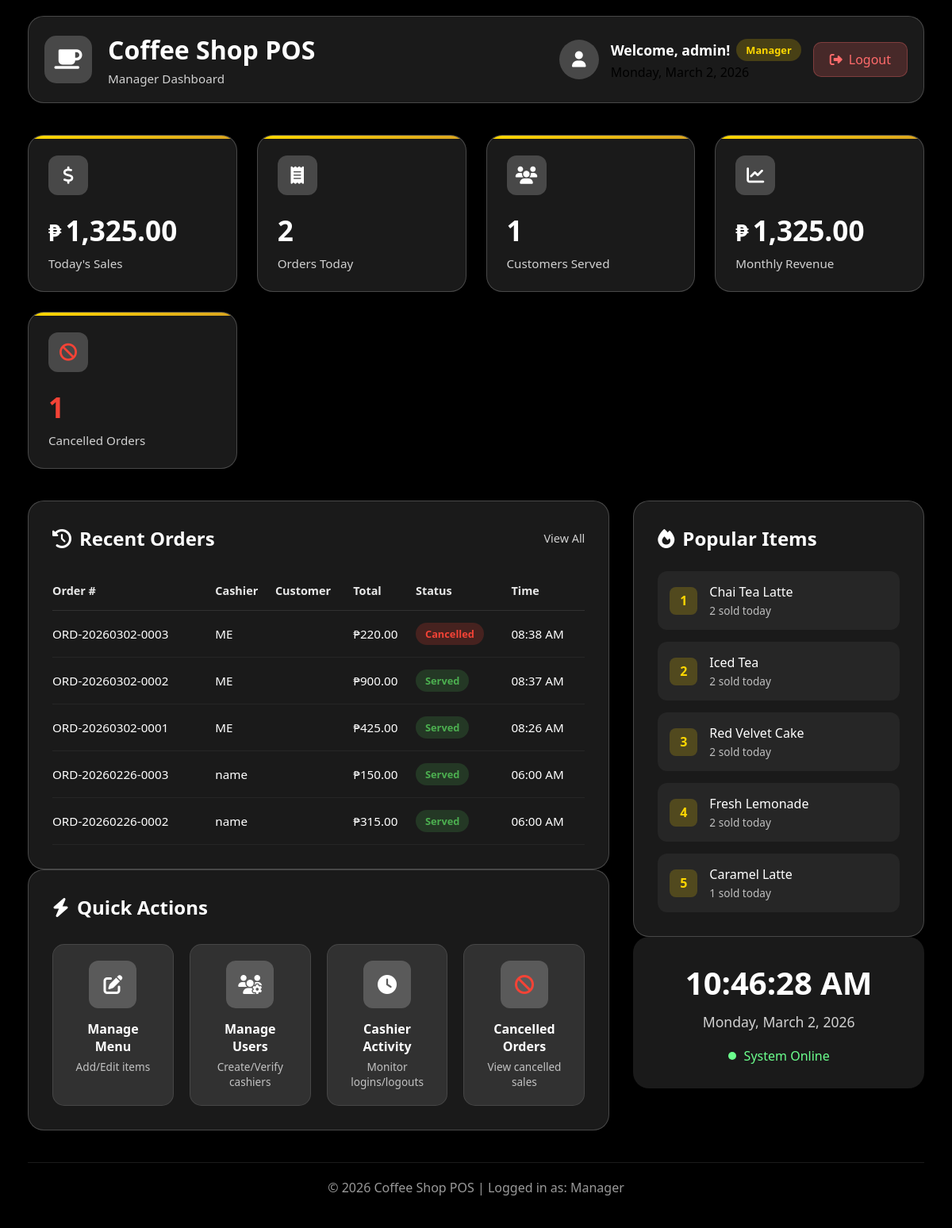
/dashboard.php (signed in), run on the app's committed database.
### tables this page shows
CREATE TABLE `orders` (
  `id` int(11) NOT NULL,
  `order_number` varchar(20) NOT NULL,
  `cashier_id` int(11) NOT NULL,
  `customer_name` varchar(100) DEFAULT NULL,
  `total_amount` decimal(10,2) NOT NULL,
  `payment_method` enum('cash','card','online','gcash','maya') DEFAULT 'cash',
  `payment_status` enum('paid','unpaid','refunded') DEFAULT 'paid',
  `order_status` enum('pending','preparing','served','cancelled') DEFAULT 'pending',
  `cancellation_requested` tinyint(1) DEFAULT 0,
  `cancellation_requested_by` int(11) DEFAULT NULL,
  `cancellation_requested_at` timestamp NULL DEFAULT NULL,
  `cancellation_reason` text DEFAULT NULL,
  `cancelled_by` int(11) DEFAULT NULL,
  `cancelled_at` timestamp NULL DEFAULT NULL,
  `created_at` timestamp NOT NULL DEFAULT current_timestamp(),
  `updated_at` timestamp NULL DEFAULT NULL ON UPDATE current_timestamp()
);

CREATE TABLE `users` (
  `id` int(11) NOT NULL,
  `username` varchar(50) NOT NULL,
  `email` varchar(100) NOT NULL,
  `password` varchar(255) NOT NULL,
  `role` enum('cashier','manager') DEFAULT 'cashier',
  `created_at` timestamp NOT NULL DEFAULT current_timestamp(),
  `last_login` timestamp NULL DEFAULT NULL,
  `last_logout` timestamp NULL DEFAULT NULL,
  `is_approved` tinyint(1) DEFAULT 0,
  `approved_by` int(11) DEFAULT NULL,
  `approved_at` timestamp NULL DEFAULT NULL
);

### dashboard.php (the view, shortened to what this page needs)
<?php
require_once 'config.php';
$user_id = $_SESSION['user_id'];
$username = $_SESSION['username'];
$role = $_SESSION['role'];
if ($role == 'cashier') {
    $today_sales = $conn->query("SELECT COALESCE(SUM(total_amount), 0) as total FROM orders WHERE cashier_id = $user_id AND DATE(created_at) = CURDATE() AND order_status != 'cancelled'")->fetch_assoc()['total'];
    $today_orders = $conn->query("SELECT COUNT(*) as count FROM orders WHERE cashier_id = $user_id AND DATE(created_at) = CURDATE() AND order_status != 'cancelled'")->fetch_assoc()['count'];
    $customers = $conn->query("SELECT COUNT(DISTINCT customer_name) as count FROM orders WHERE cashier_id = $user_id AND DATE(created_at) = CURDATE() AND order_status != 'cancelled'")->fetch_assoc()['count'];
    $recent_orders = $conn->query("SELECT o.*, u.username as cashier_name FROM orders o JOIN users u ON o.cashier_id = u.id WHERE o.cashier_id = $user_id ORDER BY o.created_at DESC LIMIT 5");
    $current_session = $conn->query("SELECT login_time FROM cashier_sessions WHERE user_id = $user_id AND logout_time IS NULL ORDER BY login_time DESC LIMIT 1")->fetch_assoc();
} else {
    $today_sales = $conn->query("SELECT COALESCE(SUM(total_amount), 0) as total FROM orders WHERE DATE(created_at) = CURDATE() AND order_status != 'cancelled'")->fetch_assoc()['total'];
    $today_orders = $conn->query("SELECT COUNT(*) as count FROM orders WHERE DATE(created_at) = CURDATE() AND order_status != 'cancelled'")->fetch_assoc()['count'];
    $customers = $conn->query("SELECT COUNT(DISTINCT customer_name) as count FROM orders WHERE DATE(created_at) = CURDATE() AND order_status != 'cancelled'")->fetch_assoc()['count'];
    $recent_orders = $conn->query("SELECT o.*, u.username as cashier_name FROM orders o JOIN users u ON o.cashier_id = u.id ORDER BY o.created_at DESC LIMIT 5");
    $cancelled_count = $conn->query("SELECT COUNT(*) as count FROM orders WHERE DATE(created_at) = CURDATE() AND order_status = 'cancelled'")->fetch_assoc()['count'];
}
$popular_items = $conn->query("
    SELECT p.name, SUM(oi.quantity) as total_sold
    FROM order_items oi
    JOIN products p ON oi.product_id = p.id
    JOIN orders o ON oi.order_id = o.id
    WHERE DATE(o.created_at) = CURDATE() AND o.order_status != 'cancelled'
    GROUP BY p.id, p.name
    ORDER BY total_sold DESC
    LIMIT 5
");
$monthly_revenue = $conn->query("SELECT COALESCE(SUM(total_amount), 0) as total FROM orders WHERE MONTH(created_at) = MONTH(CURDATE()) AND YEAR(created_at) = YEAR(CURDATE()) AND order_status != 'cancelled'")->fetch_assoc()['total'];
?>
<!DOCTYPE html>
<html lang="en">
<head>
    <link rel="stylesheet" href="https://cdnjs.cloudflare.com/ajax/libs/font-awesome/6.4.0/css/all.min.css">
</head>
<body>
    <video autoplay muted loop id="video-background">
        <source src="videos/coffee-bg2.mp4" type="video/mp4">
        <source src="https://assets.mixkit.co/videos/preview/mixkit-steaming-hot-coffee-in-a-cup-2902-large.mp4" type="video/mp4">
    </video>
    <div class="video-overlay"></div>
    <div class="container">
        <div class="header">
            <div class="brand">
                <div class="logo">
                    <i class="fas fa-coffee"></i>
                </div>
                <div class="brand-text">
                    <h1>Coffee Shop POS</h1>
                    <p><?php echo ucfirst($role); ?> Dashboard</p>
                </div>
            </div>
            <div class="user-info">
                <div class="user-avatar">
                    <i class="fas fa-user"></i>
                </div>
                <div class="user-details">
                    <h3>
                        Welcome, <?php echo htmlspecialchars($username); ?>!
                        <span class="role-badge"><?php echo ucfirst($role); ?></span>
                    </h3>
                    <p><?php echo date('l, F j, Y'); ?></p>
                </div>
                <a href="logout.php" class="logout-btn">
                    <i class="fas fa-sign-out-alt"></i> Logout
                </a>
            </div>
        </div>
        <div class="stats-grid">
            <div class="stat-card">
                <div class="stat-header">
                    <div class="stat-icon"><i class="fas fa-dollar-sign"></i></div>
                </div>
                <div class="stat-value"><?php echo number_format($today_sales, 2); ?></div>
                <div class="stat-label">Today's Sales</div>
            </div>
            <div class="stat-card">
                <div class="stat-header">
                    <div class="stat-icon"><i class="fas fa-receipt"></i></div>
                </div>
                <div class="stat-value no-currency"><?php echo $today_orders; ?></div>
                <div class="stat-label">Orders Today</div>
            </div>
            <div class="stat-card">
                <div class="stat-header">
                    <div class="stat-icon"><i class="fas fa-users"></i></div>
                </div>
                <div class="stat-value no-currency"><?php echo $customers; ?></div>
                <div class="stat-label">Customers Served</div>
            </div>
            <div class="stat-card">
                <div class="stat-header">
                    <div class="stat-icon"><i class="fas fa-chart-line"></i></div>
                </div>
                <div class="stat-value"><?php echo number_format($monthly_revenue, 2); ?></div>
                <div class="stat-label">Monthly Revenue</div>
            </div>
            <?php if($role == 'manager'): ?>
            <div class="stat-card">
                <div class="stat-header">
                    <div class="stat-icon"><i class="fas fa-ban" style="color: #f44336;"></i></div>
                </div>
                <div class="stat-value no-currency" style="color: #f44336;"><?php echo $cancelled_count; ?></div>
                <div class="stat-label">Cancelled Orders</div>
            </div>
            <?php endif; ?>
        </div>
        <div class="content-grid">
            <div>
                <div class="section">
                    <div class="section-header">
                        <h2><i class="fas fa-history"></i> Recent Orders</h2>
                        <a href="<?php echo $role == 'cashier' ? 'my-sales.php' : 'orders.php'; ?>" class="view-all">View All</a>
                    </div>
                    <table class="orders-table">
                        <thead>
                            <tr>
                                <th>Order #</th>
                                <?php if($role == 'manager'): ?><th>Cashier</th><?php endif; ?>
                                <th>Customer</th>
                                <th>Total</th>
                                <th>Status</th>
                                <th>Time</th>
                            </tr>
                        </thead>
                        <tbody>
                            <?php if ($recent_orders && $recent_orders->num_rows > 0): ?>
                                <?php while($order = $recent_orders->fetch_assoc()): ?>
                                <tr>
                                    <td><?php echo $order['order_number']; ?></td>
                                    <?php if($role == 'manager'): ?>
                                    <td><?php echo htmlspecialchars($order['cashier_name']); ?></td>
                                    <?php endif; ?>
                                    <td><?php echo htmlspecialchars($order['customer_name'] ?? 'Walk-in'); ?></td>
                                    <td>₱<?php echo number_format($order['total_amount'], 2); ?></td>
                                    <td>
                                        <span class="status-badge status-<?php echo $order['order_status']; ?>">
                                            <?php echo ucfirst($order['order_status']); ?>
                                        </span>
                                    </td>
                                    <td><?php echo date('h:i A', strtotime($order['created_at'])); ?></td>
                                </tr>
                                <?php endwhile; ?>
                            <?php endif; ?>
                        </tbody>
                    </table>
                </div>
                <div class="section">
                    <div class="section-header">
                        <h2><i class="fas fa-bolt"></i> Quick Actions</h2>
                    </div>
                    <div class="quick-actions">
                        <?php if($role == 'manager'): ?>
                        <a href="manage-products.php" class="action-card">
                            <div class="action-icon"><i class="fas fa-edit"></i></div>
                            <h3>Manage Menu</h3>
                            <p>Add/Edit items</p>
                        </a>
                        <a href="manage-users.php" class="action-card">
                            <div class="action-icon"><i class="fas fa-users-cog"></i></div>
                            <h3>Manage Users</h3>
                            <p>Create/Verify cashiers</p>
                        </a>
                        <a href="cashier-activity.php" class="action-card">
                            <div class="action-icon"><i class="fas fa-clock"></i></div>
                            <h3>Cashier Activity</h3>
                            <p>Monitor logins/logouts</p>
                        </a>
                        <a href="cancelled-orders.php" class="action-card">
                            <div class="action-icon"><i class="fas fa-ban" style="color: #f44336;"></i></div>
                            <h3>Cancelled Orders</h3>
                            <p>View cancelled sales</p>
                        </a>
                        <?php endif; ?>
                    </div>
                </div>
            </div>
            <div>
                <div class="section">
                    <div class="section-header">
                        <h2><i class="fas fa-fire"></i> Popular Items</h2>
                    </div>
                    <div class="popular-items">
                        <?php if ($popular_items && $popular_items->num_rows > 0): ?>
                            <?php $rank = 1; while($item = $popular_items->fetch_assoc()): ?>
                            <div class="popular-item">
                                <div class="item-rank"><?php echo $rank++; ?></div>
                                <div class="item-details">
                                    <div class="item-name"><?php echo htmlspecialchars($item['name']); ?></div>
                                    <div class="item-sales"><?php echo $item['total_sold']; ?> sold today</div>
                                </div>
                            </div>
                            <?php endwhile; ?>
                        <?php else: ?>
                            <div style="color: rgba(255,255,255,0.6); text-align: center; padding: 20px;">
                                No sales yet today
                            </div>
                        <?php endif; ?>
                    </div>
                </div>
                <div class="time-display">
                    <div class="current-time" id="currentTime">--:--:--</div>
                    <div class="current-date" id="currentDate">-- --- ----</div>
                    <div class="system-status">
                        <div class="status-indicator"></div>
                        <span>System Online</span>
                    </div>
                </div>
            </div>
        </div>
        <div class="footer">
            <p>© <?php echo date('Y'); ?> Coffee Shop POS | Logged in as: <?php echo ucfirst($role); ?></p>
        </div>
    </div>
</body>
</html>

### data on the page
orders: order_number "ORD-20260302-0003", cashier.username "ME", total_amount "220.00", order_status "Cancelled", created_at "08:38 AM"
orders: order_number "ORD-20260302-0002", cashier.username "ME", total_amount "900.00", order_status "Served", created_at "08:37 AM"
orders: order_number "ORD-20260302-0001", cashier.username "ME", total_amount "425.00", order_status "Served", created_at "08:26 AM"
orders: order_number "ORD-20260226-0003", cashier.username "name", total_amount "150.00", order_status "Served", created_at "06:00 AM"
orders: order_number "ORD-20260226-0002", cashier.username "name", total_amount "315.00", order_status "Served", created_at "06:00 AM"

### other printed values
$role "Manager"
$username "admin"
$today_sales "1,325.00"
$today_orders "2"
$customers "1"
$monthly_revenue "1,325.00"
$cancelled_count "1"
$item['name'] "Chai Tea Latte"
$item['total_sold'] "2"
$item['name'] "Iced Tea"
$item['name'] "Red Velvet Cake"
$item['name'] "Fresh Lemonade"
$item['name'] "Caramel Latte"
$item['total_sold'] "1"
